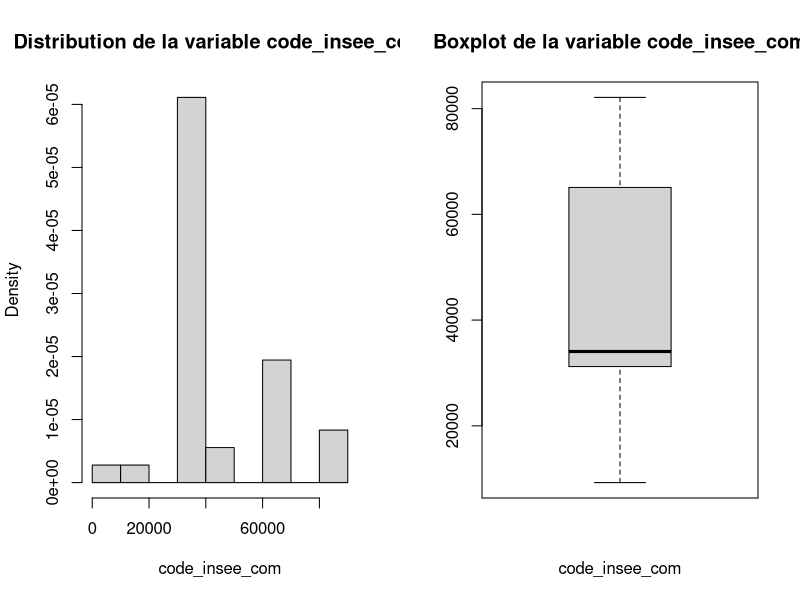
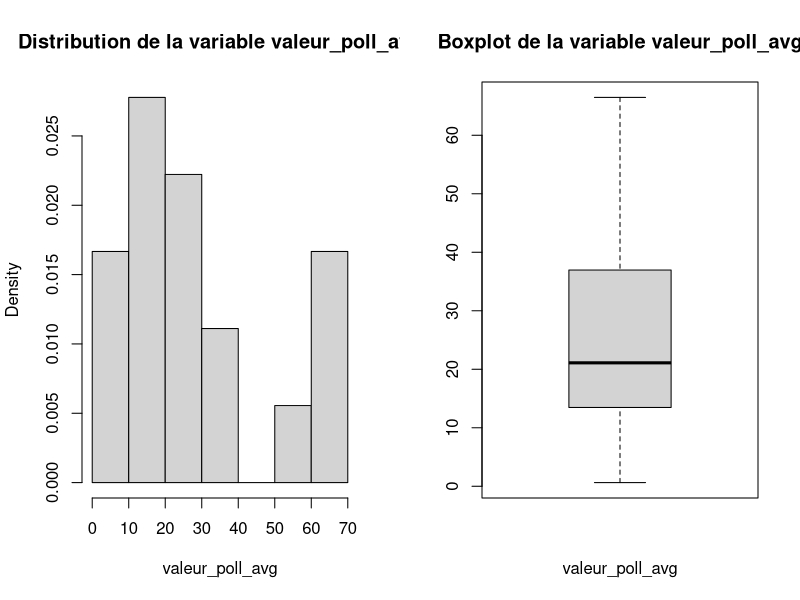
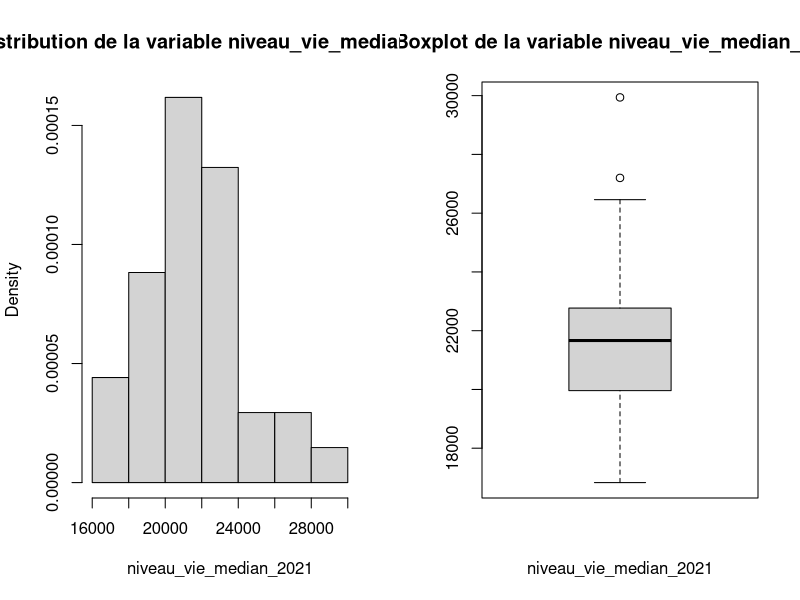
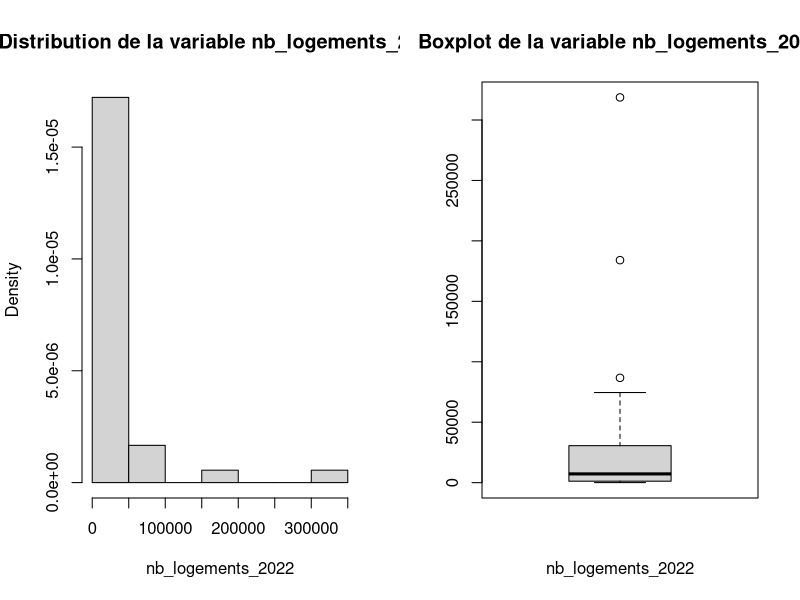
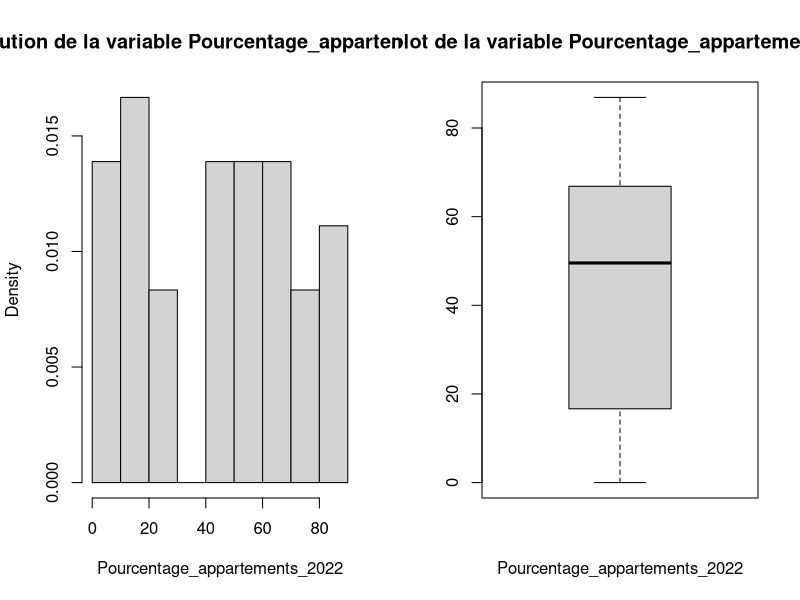
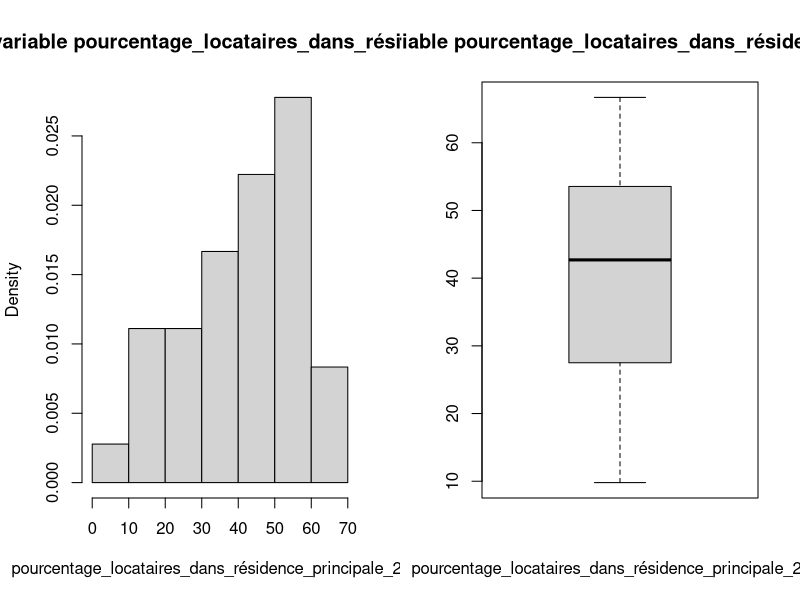
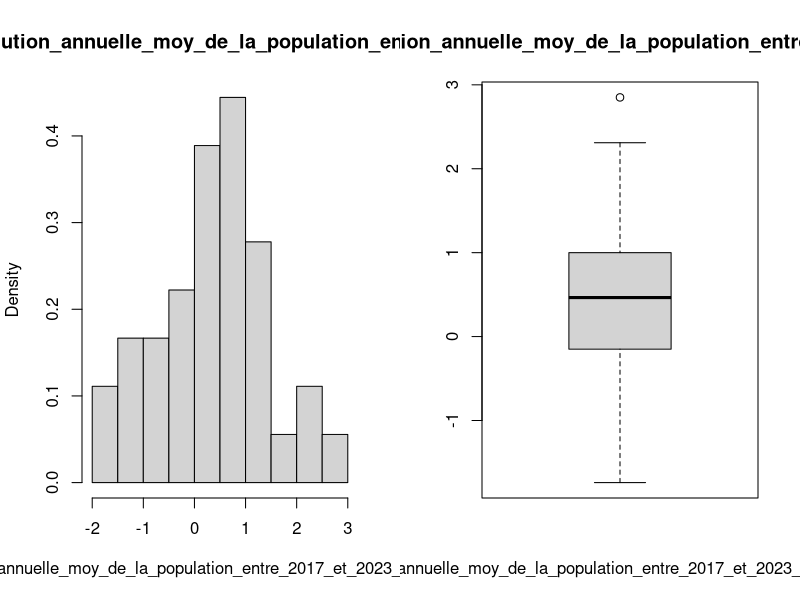
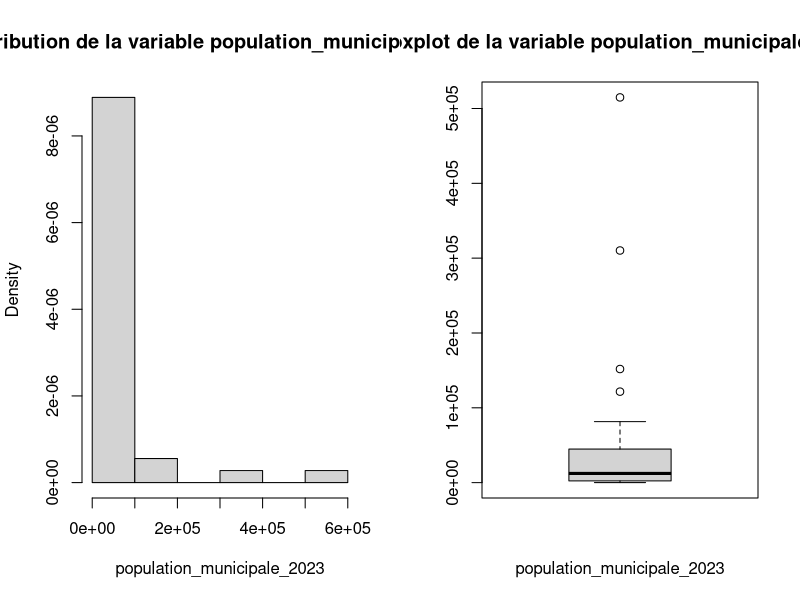

Reproduce these figures in R, in order.
## ---- chunk 1
dt <- read.csv(file="../../donnees/nettoyees/problematic_04.csv")
## ---- chunk 2
makeVisualisation = function(dataframe_, colname_) {
    
    par(mfrow=c(1, 2))
    hist(dataframe_[[colname_]], probability=TRUE, main=paste("Distribution de la variable", colname_), xlab=colname_)
    boxplot(dataframe_[[colname_]], main=paste("Boxplot de la variable", colname_), xlab=colname_)
}
## ---- chunk 3
for (col in colnames(dt)) {
    if (is.numeric(dt[, col])) {
        makeVisualisation(dt, colname_=col)
    }
}
